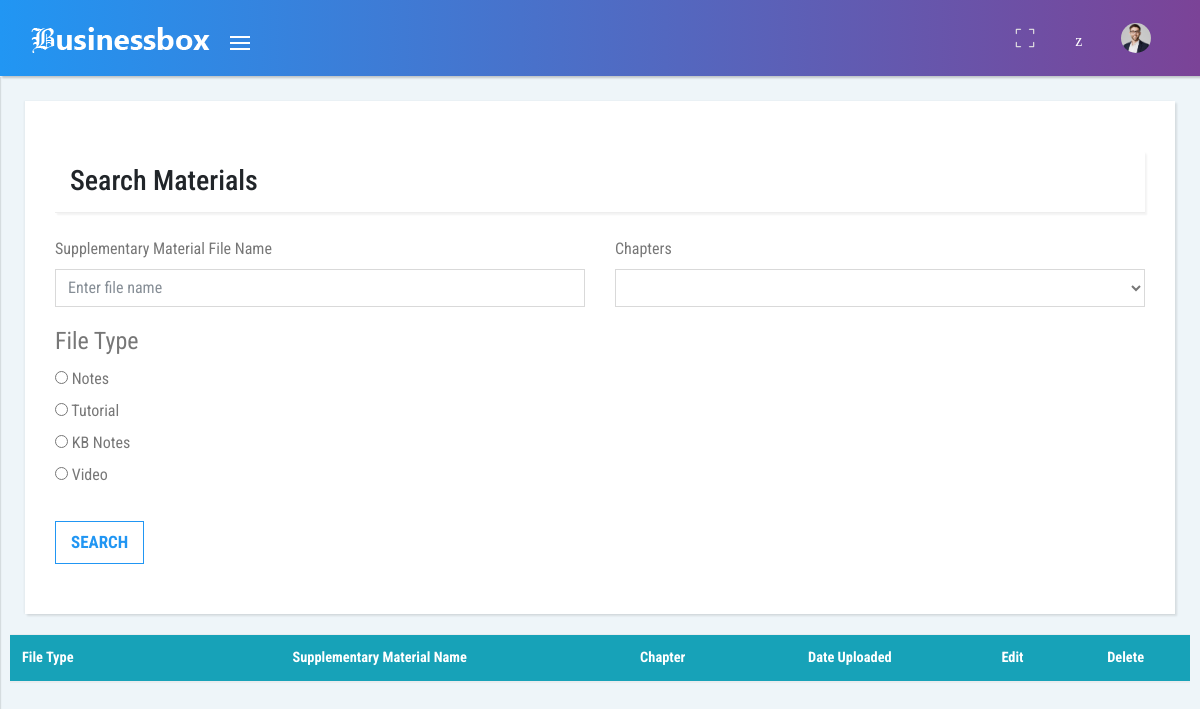
/System/admin/supplementarymaterial.php (signed in), run on the app's committed database.
### tables this page shows
CREATE TABLE IF NOT EXISTS `teacher` (
  `teacher_id` int(11) NOT NULL AUTO_INCREMENT,
  `teacher_fullname` varchar(255) NOT NULL,
  `teacher_ic` varchar(12) NOT NULL,
  `teacher_email` varchar(255) NOT NULL,
  `teacher_username` varchar(255) NOT NULL,
  `teacher_password` varchar(255) NOT NULL,
  `teacher_photo` text,
  PRIMARY KEY (`teacher_id`)
);

CREATE TABLE IF NOT EXISTS `supplementary_material_type` (
  `supp_no` int(11) NOT NULL AUTO_INCREMENT,
  `supp_type` varchar(10) NOT NULL,
  PRIMARY KEY (`supp_no`)
);

### System/admin/supplementarymaterial.php (the view, shortened to what this page needs)
<!DOCTYPE html>
<html>
<head>
    <link rel="stylesheet" href="css/bootstrap.min.css">
    <link rel="stylesheet" href="font-awesome-4.7.0/css/font-awesome.min.css">
    <link rel="stylesheet" href="css/font-icon-style.css">
    <link rel="stylesheet" href="css/style.default.css" id="theme-stylesheet">
    <link rel="stylesheet" href="css/form.css">
</head>
<body>
    <header class="header">
        <nav class="navbar navbar-expand-lg ">
            <div class="container-fluid ">
                <div class="navbar-holder d-flex align-items-center justify-content-between">
                    <div class="navbar-header">
                        <a href="index.php" class="navbar-brand">
                            <div class="brand-text brand-big hidden-lg-down"><img src="img/logo-white.png" alt="Logo" class="img-fluid"></div>
                        </a>
                        <a id="toggle-btn" href="#" class="menu-btn active">
                            <span></span>
                            <span></span>
                            <span></span>
                        </a>
                    </div>
                </div>
                <ul class="nav-menu list-unstyled d-flex flex-md-row align-items-md-center">
                    <li class="nav-item d-flex align-items-center full_scr_exp"><a class="nav-link" href="#"><img src="img/expand.png" onclick="toggleFullScreen(document.body)" class="img-fluid" alt=""></a></li>
                    <li class="nav-item d-flex align-items-center"><a id="search" class="nav-link" href="#"><i class="icon-search"></i></a></li>
                    <li class="nav-item dropdown"><a id="profile" class="nav-link logout" data-target="#" href="#" data-toggle="dropdown" aria-haspopup="true" aria-expanded="false">
                                 <?php
                                    	include "../conn.php";
                                    	$id = $_SESSION['t_id'];
                                    	$sql = "SELECT * FROM teacher WHERE teacher_id = '$id'";
                                    	$query = mysqli_query($conn, $sql);
                                    	if($rows = mysqli_fetch_array($query))
                                    	{
                                    ?>
                    <img src="<?php echo $rows['teacher_photo'] ?>" alt="..." class="img-fluid rounded-circle" style="height: 30px; width: 30px;"></a>
                    <?php
                    	}
                    ?>
                    </li>
                </ul>
            </div>
        </nav>
    </header>
    <div class="page-content d-flex align-items-stretch">
        <div class="content-inner form-cont">
            <div class="row">
                <div class="col-md-12">
                    <div class="card form" id="form1">
                        <div class="card-header">
                            <h3>Search Materials</h3>
                        </div>
                        <br>
                        <form method="post" action="">
                            <div class="row">
                                <div class="col-md-6">
                                    <div class="form-group">
                                        <label for="exampleInputEmail1">Supplementary Material File Name</label>
                                        <input type="text" class="form-control" id="suppleName" placeholder="Enter file name" name="title">
                                    </div>
                                    <fieldset class="form-group">
                                        <legend>File Type</legend>
                                        <?php
                                        	include "../conn.php";
                                        	$sql = "SELECT * FROM supplementary_material_type";
                                        	$query = mysqli_query($conn, $sql);
                                        	while($rows = mysqli_fetch_array($query))
                                        	{
                                        ?>
                                        <div class="form-check">
                                            <label class="form-check-label">
                                                <input type="radio" class="form-check-input" name="type" id="optionsRadios1" value="<?php echo $rows['supp_type'] ?>"> <?php echo $rows['supp_type'] ?>
                                            </label>
                                        </div>
                                       <?php
                                       		}
                                       ?>
                                    </fieldset>
                                </div>
                                <div class="col-md-6">
                                    <div class="form-group">
                                        <label for="ChapSelect">Chapters</label>
                                        <select class="form-control" id="exampleSelect1" name="chap">
                                        <option></option>
                                        <?php
                                        	include "../conn.php";
                                        	$id = $_SESSION['t_id'];
                                        	$sql = "SELECT * FROM chapter WHERE teacher_id = '$id' ORDER BY chapter;";
                                        	$query = mysqli_query($conn, $sql);
                                        	while($rows = mysqli_fetch_array($query))
                                        	{
                                        ?>
                                            <option><?php echo $rows['chapter'] ?></option>
                                        <?php
                                        	}
                                        ?>
                                        </select>
                                    </div>
                            </div>
                            </div>
                            <button type="submit" class="btn btn-general btn-blue mr-2">Search</button>
                        </form>
                    </div>
            <div class="row">
                <table class="table table-hover">
                  <thead>
                    <tr class="bg-info text-white">
                      <th>File Type</th>
                      <th class="text-center">Supplementary Material Name</th>
                      <th class="text-center">Chapter</th>
                      <th class="text-center">Date Uploaded</th>
                      <th class="text-center">Edit</th>
                      <th class="text-center">Delete</th>
                    </tr>
                  </thead>
                </table>
            </div>
</div></div>
        </div>
    </div>
</body>
</html>

### System/admin/css/style.default.css (style rules this page uses)
a, i, span { display: inline-block; text-decoration: none; transition: all 0.3s; }
ul { margin: 0; padding: 0; }
.container-fluid { padding: 0 30px; }
table { font-size: 0.9em; color: #666; }
.content-inner { padding:25px; width: calc(100% - 250px); background: #EEF5F9; }
*[class*="icon-"] { transform: translateY(3px); }
button, input { outline: none !important; }
.btn-general { background-color: transparent; text-align: center; border-width: 1px; border-radius: 0px; margin-top: 10px; font-size: 17px; padding: 10px 15px; font-weight: bold; text-transform: uppercase; }
.btn-blue { border-color: #2196f3; background: transparent; color: #2196f3; }
.form-group { color:#777; }
.form-group input, .form-group select { color:#777; border-radius: 0; }
.card { border-radius: 0; border: none; margin-bottom: 20px; box-shadow: 2px 2px 2px rgba(0, 0, 0, 0.1), -1px 0 2px rgba(0, 0, 0, 0.05); }
.card-header { background: #fff; padding: 15px; border-bottom: 1px solid #eee; box-shadow: 2px 2px 2px rgba(0, 0, 0, 0.05); }
.card-header h1, .card-header h2, .card-header h3, .card-header h4, .card-header h5, .card-header h6 { margin-bottom: 0; }
@media (max-width: 1200px) { .content-inner { width: 100%; } }
nav.navbar { background: linear-gradient(to left, #7b4397, #2196f3); padding-top: 15px; padding-bottom: 15px; color: #fff; position: relative; border-radius: 0; box-shadow: 2px 2px 2px rgba(0, 0, 0, 0.2); z-index: 9999; padding-left: 0; padding-right: 0; }
nav.navbar a { color: inherit; }
.nav-link { display: block; padding: .5em 1.2em; }
nav.navbar .container-fluid { width: 100%; }
nav.navbar .menu-btn.active { margin-right: 20px; font-size: 1.2em; height: 13px; transition: all 0.7s; }
nav.navbar .menu-btn span { width: 20px; height: 2px; background: #fff; display: block; margin: 4px auto 0; transition: all 0.3s cubic-bezier(0.81, -0.33, 0.345, 1.375); }
nav.navbar .menu-btn.active span:first-of-type { transform: translateY(12px); }
nav.navbar .menu-btn.active span:last-of-type { transform: translateY(-12px); }
nav.navbar .nav-item>a { position: relative; }
@media (max-width: 1200px) { nav.navbar .menu-btn { margin-right: 20px; font-size: 1.2em; transition: all 0.7s; } }
@media (max-width: 1200px) { nav.navbar .menu-btn span:first-of-type { transform: translateY(12px); } }
@media (max-width: 1200px) { nav.navbar .menu-btn span:nth-of-type(2) { transform: none; } }
@media (max-width: 1200px) { nav.navbar .menu-btn span:nth-of-type(2)::before, nav.navbar .menu-btn span:nth-of-type(2)::after { transform: rotate(45deg); } }
@media (max-width: 1200px) { nav.navbar .menu-btn span:nth-of-type(2)::after { transform: rotate(145deg); position: absolute; top: -2px; left: 0; } }
@media (max-width: 1200px) { nav.navbar .menu-btn span:last-of-type { transform: translateY(-12px); } }
@media (max-width: 1200px) { nav.navbar .menu-btn.active span:first-of-type { transform: none; } }
@media (max-width: 1200px) { nav.navbar .menu-btn.active span:nth-of-type(2) { transform: rotateY(180deg); } }
@media (max-width: 1200px) { nav.navbar .menu-btn.active span:last-of-type { transform: none; } }

### System/admin/css/form.css (style rules this page uses)
.card.form { padding: 50px 30px; }

### data on the page
teacher: teacher_photo (picture)
supplementary_material_type: supp_type "Notes"
supplementary_material_type: supp_type "Tutorial"
supplementary_material_type: supp_type "KB Notes"
supplementary_material_type: supp_type "Video"
